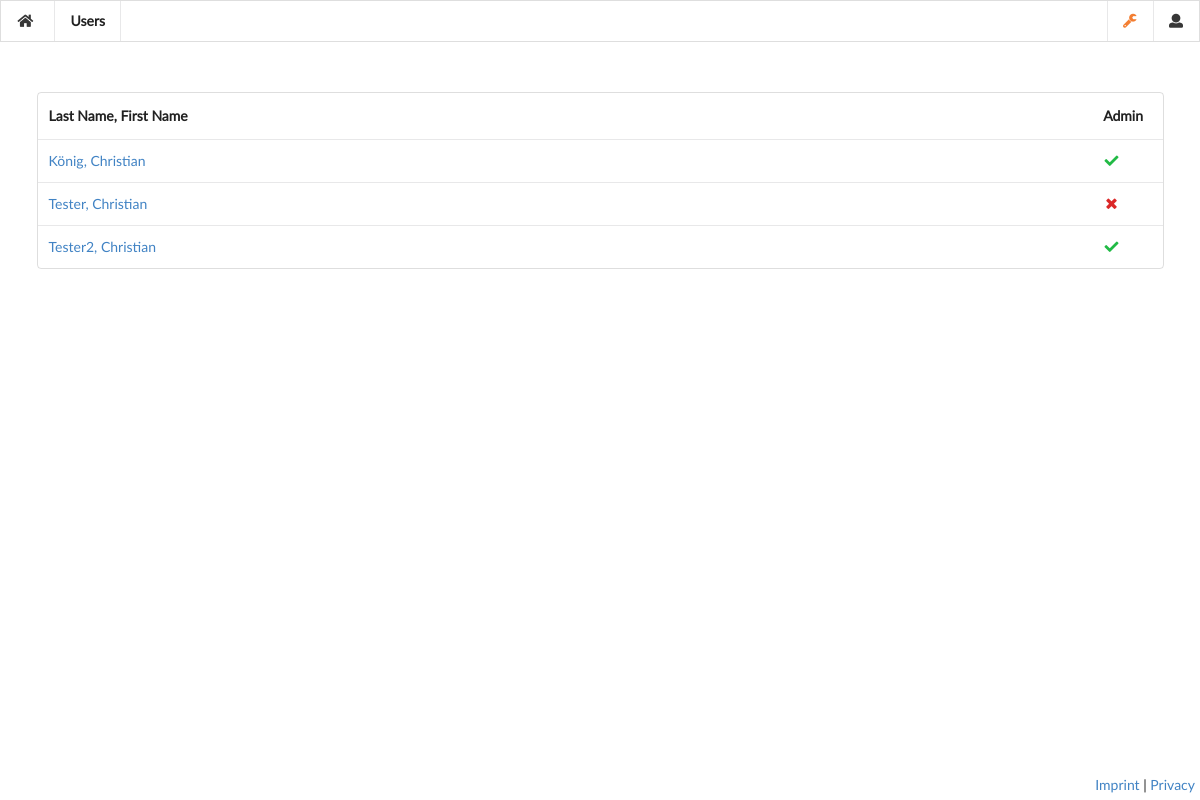
The app's page /user/list/ (signed in), older data.
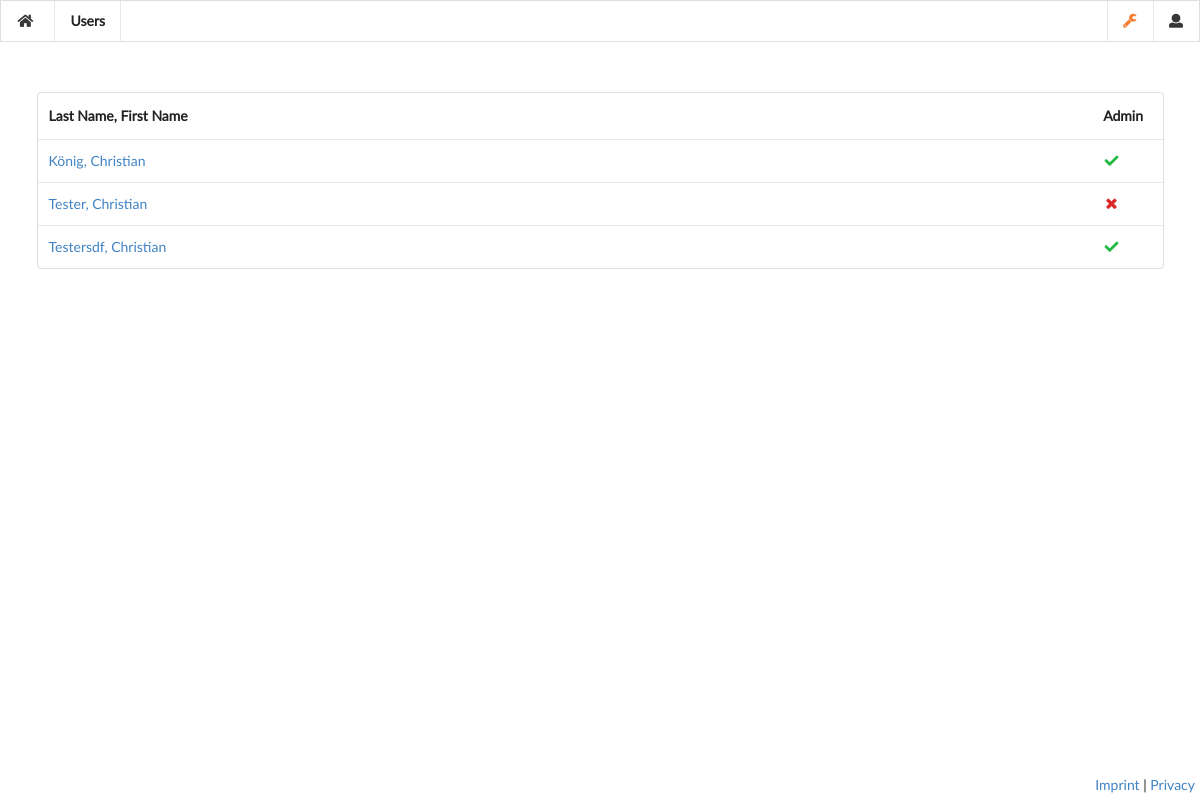
The same page, newer data.
### dokku_manager/om/models.py (models this page shows, shortened)
class User(AbstractUser):
    ws_channel = models.CharField(max_length=255, blank=True)
    public_key_set = models.BooleanField(default=False)
    public_key_file = models.FileField(upload_to=path_and_filename)

### dokku_manager/om/views.py (the view)
# urls.py: path('user/list/', views.list_users, name="list_users"),
@login_required
def list_users(request):
    if not request.user.is_superuser:
        return HttpResponseRedirect(reverse('index'))
    else:
        user_list = User.objects.all().order_by('last_name')
        return render(request, 'om/list_users.html', { 'user_list': user_list })

### dokku_manager/om/templates/om/list_users.html (shortened to what this page needs)
{% extends 'om/base_ws.html' %}
{% block menu %}
    <div class="item header">
        Users
    </div>
{% endblock %}
{% block content %}
    <table class="ui basic table">
        <thead>
            <tr>
                <th>Last Name, First Name</th>
                <th class="one wide">Admin</th>
            </tr>
        </thead>
    {% for user in user_list %}
        <tr>
            <td><a href="{% url 'edit_user' user_id=user.id %}">{{ user.last_name }}, {{ user.first_name }}</a>
            </td>
            <td class="top aligned">{% if user.is_superuser %}<i class="green check icon">{% else %}<i class="red times icon">{% endif %}</i></td>
        </tr>
    {% endfor %}
    </table>
{% endblock %}

Row changes from the older to the newer data that the page shows:
changed User: last_name "Tester2" → "Testersdf"
